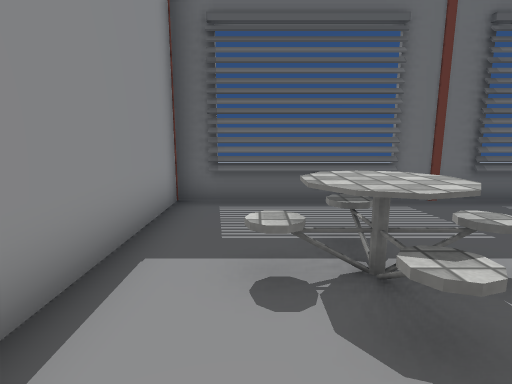
View 1 (above)

24 first-person views from a walk through a 3-D level made in the Unity game engine. The camera is 1.3 m above the floor, tilts 10° down and sees 80° across. The floor is counted in squares, 1 m on a side. Each view is taken from the middle of a square. On the plan, view 1 faces up. The plan holds only what a view shows up to about 14 squares ahead; the rest is blank. The place goes on beyond the plan. The player is left out. Some animated figures are left out. Door leaves are left out, so doorways stand open. Some surface patterns are stand-ins.

View 2
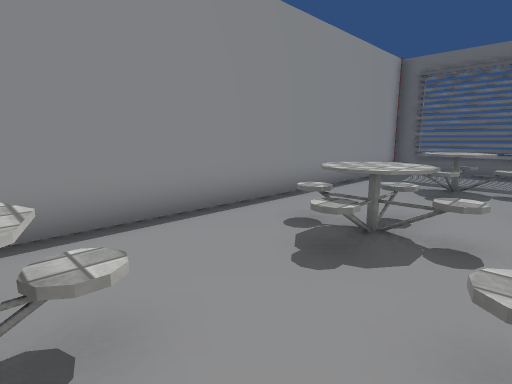

View 3
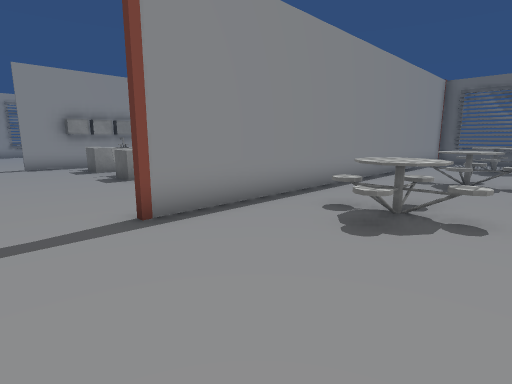

View 4
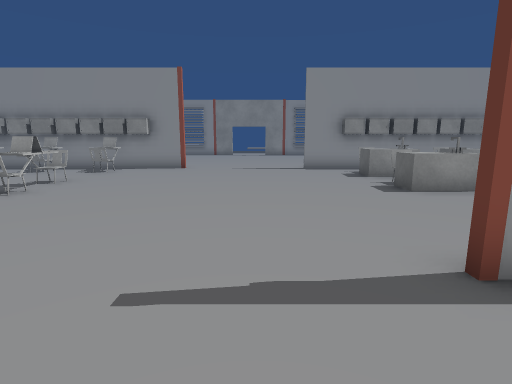

View 5
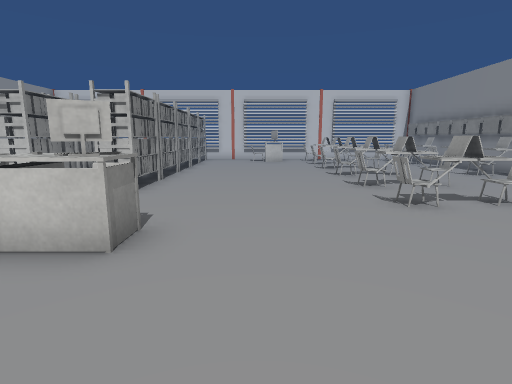

View 6
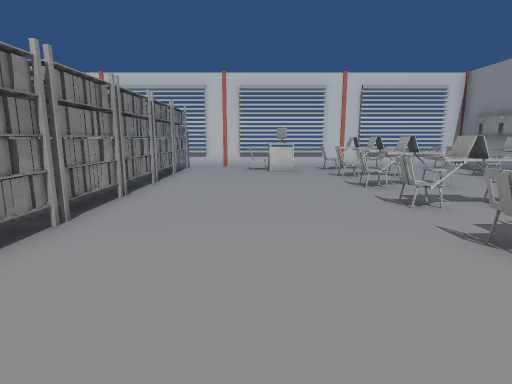

View 7
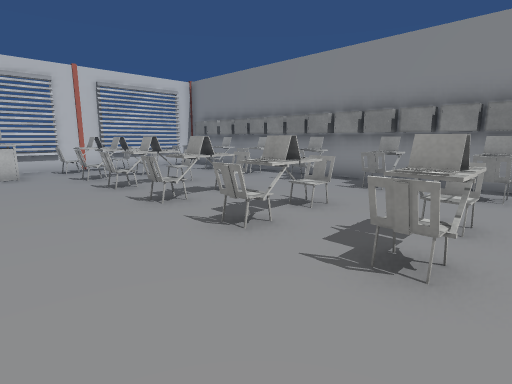

View 8
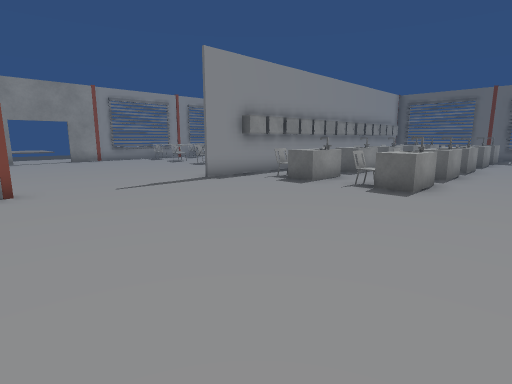

View 9
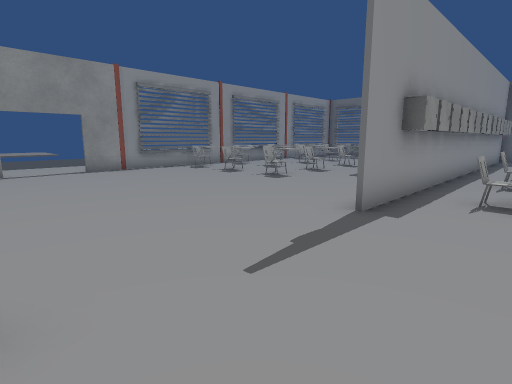

View 10
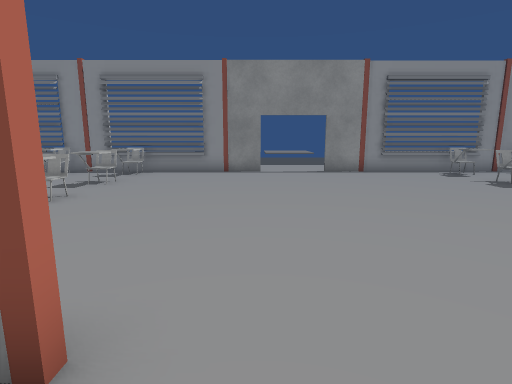

View 11
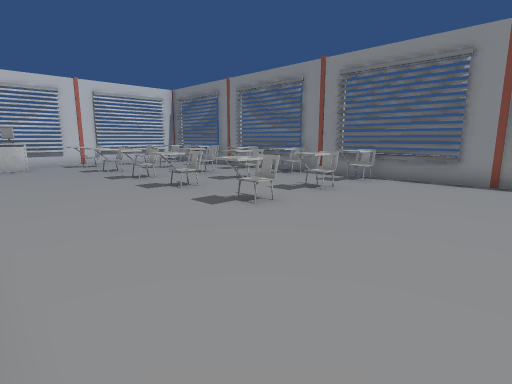

View 12
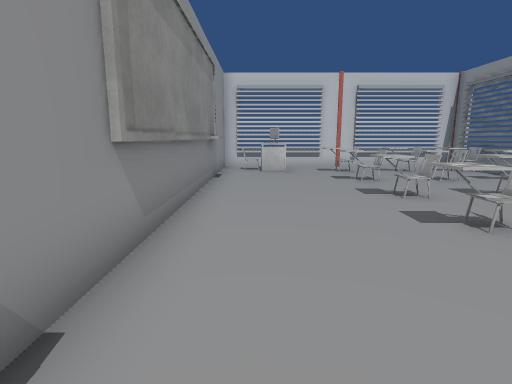

View 13
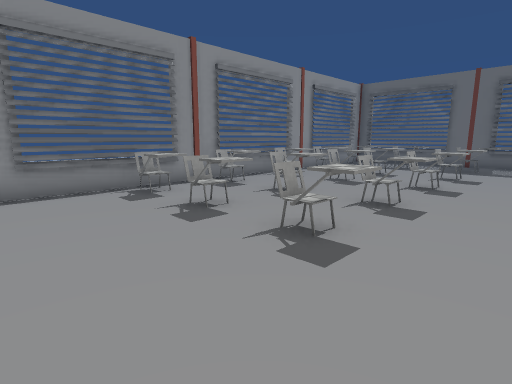

View 14
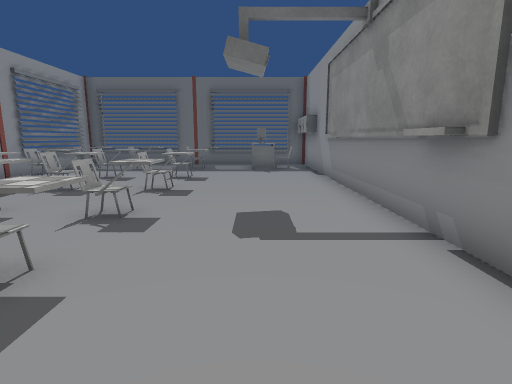

View 15
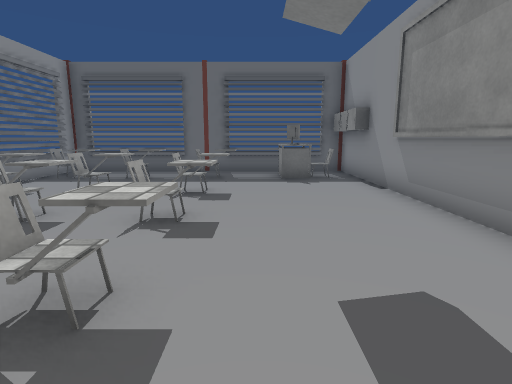

View 16
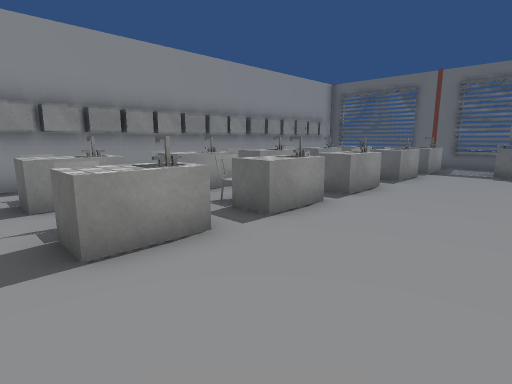

View 17
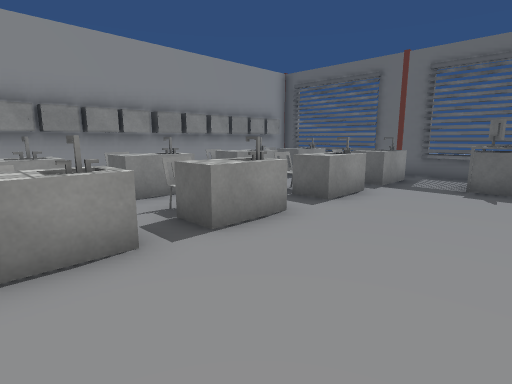

View 18
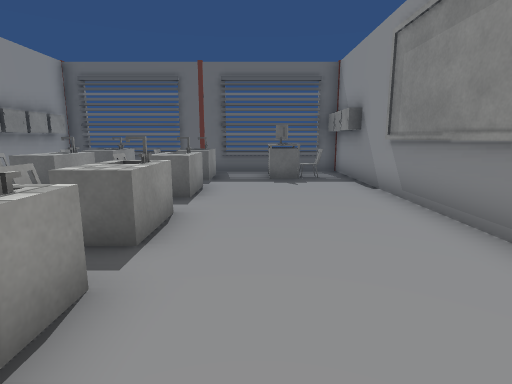

View 19
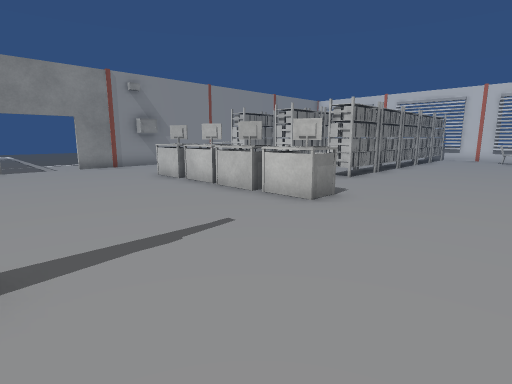

View 20
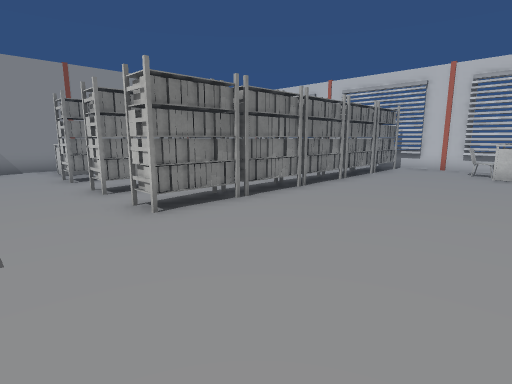

View 21
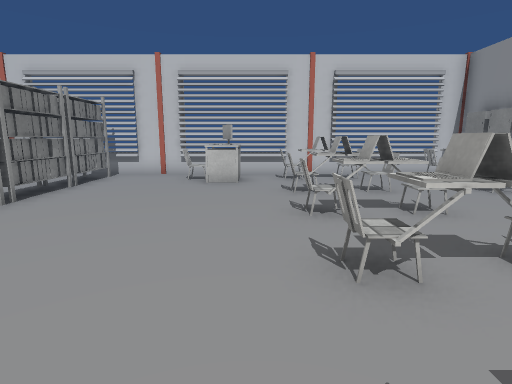

View 22
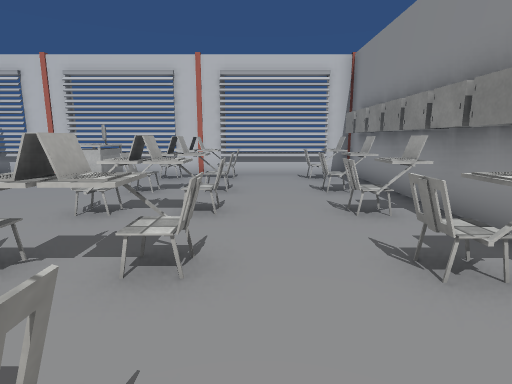

View 23
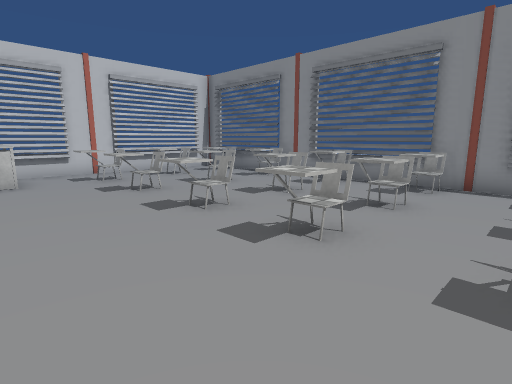

View 24
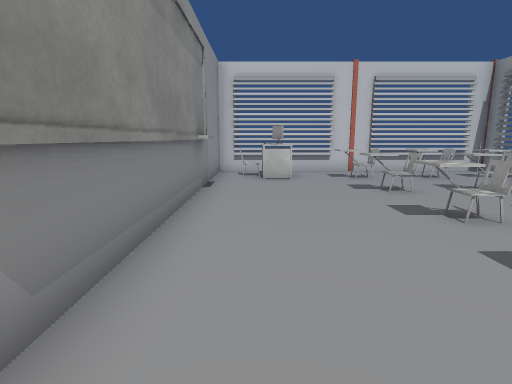

### Floor plan
Points are (right, up) in squares from view 1. A wall is a line through its corners. A room is listed if a view was taken in it or the views show most of it. See-through windows are left out.
Room 1 (views 1, 2, 3, 4, 5, 6, 7, 8, 9, 10, 11, 12, 13, 14, 15, 16, 17, 18, 19, 20, 21, 22, 23, 24)
walls: (-12.4, -15) (-12.4, -16.5); (-12.4, -19.1) (-12.4, -27.8); (-12.6, -5.9) (-12.6, 1.6); (-12.9, -5.6) (-12.9, -4.5); (-1.8, -2.4) (-1.8, 3.5); (-23.1, -13.8) (-23.1, -24.1); (-12.6, -27.6) (-12.6, -19.5); (-12.4, 1.8) (-12.4, -10); (-12.4, -30.1) (-12.4, -31.4); (-23.1, -24.2) (-23.1, -31.3) (-21.8, -31.3); (-1.7, 3.5) (-1.7, -10); (-12.6, -31.4) (-12.6, -30.1); (-14.2, -31.3) (-4, -31.3); (-3.2, -31.3) (0.8, -31.3); (-11.6, 6.3) (-12.4, 6.3); (-4.4, 6.3) (-8.1, 6.3); (-23.1, 1.1) (-23.1, -11.4); (-15, 6.3) (-23.2, 6.3) (-23.2, 1.1); (-21.6, -31.3) (-15.4, -31.3); (4.5, 6.3) (-1.5, 6.3)
low walls: (-9.5, 6.3) (-10.1, 6.3); (-2.5, 6.3) (-3.2, 6.3)
ways out: open door at (-23, -12.5)
objects: other object (-22, -29) to (-21, -29); other object (-22, -27) to (-21, -26); other object (-22, -24) to (-21, -24); other object (-22, -22) to (-21, -21); other object (-22, -19); other object (-22, -7) to (-21, -6); other object (-22, -4) to (-21, -4); other object (-22, -1) to (-21, -1); other object (-22, 1) to (-21, 2); other object (-22, 4); other object (-20, -29) to (-19, -29); other object (-20, -27) to (-19, -26); other object (-20, -24) to (-19, -24); other object (-20, -22) to (-19, -21); other object (-20, -19) to (-19, -19); other object (-20, -7) to (-19, -6); other object (-20, -4) to (-19, -4); other object (-20, -1) to (-19, -1); other object (-20, 1) to (-19, 2); other object (-20, 4) to (-19, 4); other object (-18, -29) to (-17, -29); other object (-18, -27) to (-17, -26); other object (-18, -24) to (-17, -24); other object (-18, -22) to (-17, -21); other object (-18, -7) to (-17, -6); other object (-18, -4) to (-17, -4); other object (-18, -1) to (-17, -1); other object (-18, 1) to (-17, 2); other object (-17, -19); other object (-17, 4); other object (-15, -30); other object (-15, -29) to (-14, -29); other object (-15, 4); other object (-14, -30); other object (-14, 4); other object (-14, 5); other object (-13, 4); other object (-13, 5) to (-13, 6); other object (-12, -30); other object (-12, -29); other object (-12, -28); other object (-12, -27); other object (-12, -26); other object (-12, -25); other object (-12, -24); other object (-12, -23); other object (-12, -22); other object (-12, -21); other object (-12, -20); other object (-12, -19); other object (-12, -18); other object (-12, -17); other object (-12, -8); other object (-12, -7); other object (-12, -6); other object (-12, -5); other object (-12, -4); other object (-12, -3); other object (-12, -2); other object (-12, -1); other object (-12, 0); other object (-12, 1); other object (-12, 2); other object (-12, 3); other object (-12, 4); other object (-12, 5); other object (-11, -30); other object (-11, -28) to (-11, -27); other object (-11, -25); other object (-11, -23); other object (-11, -21) to (-11, -20); other object (-11, -18); other object (-11, -8); other object (-11, -5); other object (-11, -2); other object (-11, 1); other object (-11, 4); other object (-10, -8) to (-10, -7); other object (-10, -5) to (-10, -4); other object (-10, -2) to (-10, -1); other object (-10, 1) to (-10, 2); other object (-10, 4) to (-10, 5); other object (-8, -28); other object (-8, -27); other object (-8, -25); other object (-8, -24); other object (-8, -18); other object (-8, -8); other object (-8, -2); other object (-8, 1); other object (-8, 4); other object (-7, -30) to (-6, -30); other object (-7, -29); other object (-7, -28) to (-6, -28); other object (-7, -26) to (-6, -25); other object (-7, -24); other object (-7, -23); other object (-7, -22); other object (-7, -21) to (-7, -20); other object (-7, -18); other object (-7, -8) to (-7, -7); other object (-7, -5) to (-7, -4); other object (-7, -2) to (-7, -1); other object (-7, 1) to (-7, 2); other object (-7, 4) to (-7, 5); other object (-6, -23); other object (-6, -21) to (-6, -20); other object (-6, -18); other object (-4, -29); other object (-4, 4); other object (-4, 5); other object (-3, -30); other object (-3, 4); other object (-2, 4); other object (-2, 5); other object (-1, -16); other object (-1, -16) to (0, -15); other object (0, -30) to (1, -29); other object (0, -28) to (1, -27); other object (0, -26) to (1, -25); other object (0, -24) to (1, -22); other object (0, -21) to (1, -20); other object (0, -8) to (2, -5); other object (0, -3) to (2, -1); other object (0, 2) to (2, 4); other object (1, -16); other object (1, -15); other object (2, -16); other object (2, -15) to (3, -15); other object (3, -30) to (3, -29); other object (3, -28) to (3, -27); other object (3, -26) to (3, -25); other object (3, -24) to (3, -22); other object (3, -21) to (3, -20); other object (3, -5) to (4, -3); other object (4, -15)

Positions as (right, up) in squares from view 1, and headings:
1: (0, 0), facing up
2: (3, -6), facing up-left
3: (3, -12), facing up-left
4: (1, -12), facing left
5: (-3, -12), facing down
6: (-3, -17), facing down
7: (-3, -17), facing down-left
8: (-4, -16), facing up-left
9: (-10, -15), facing up-left
10: (-11, -14), facing left
11: (-13, -14), facing down-left
12: (-14, -17), facing down
13: (-15, -10), facing up-left
14: (-15, -9), facing up
15: (-16, -6), facing up
16: (-3, -9), facing up-left
17: (-3, -5), facing up-left
18: (-5, -6), facing up
19: (-5, -10), facing down-right
20: (-5, -17), facing down-right
21: (-5, -20), facing down
22: (-9, -20), facing down
23: (-14, -19), facing down-left
24: (-14, -19), facing down
